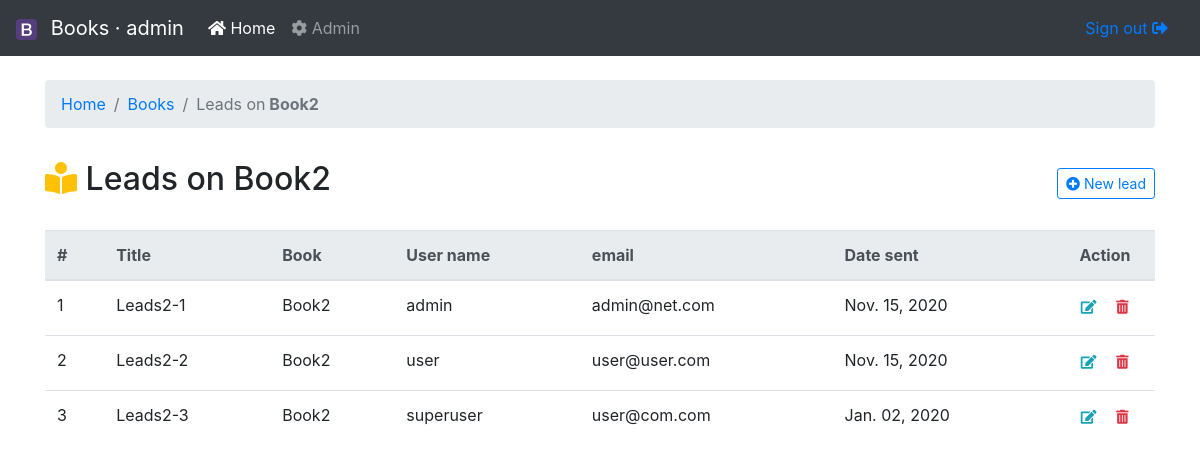
/book/15/leads/ (signed in), run on the app's committed database.
### books/models.py (models this page shows, shortened)
class Book(models.Model):
    HARDCOVER = 1
    PAPERBACK = 2
    EBOOK = 3
    BOOK_TYPES = (
        (HARDCOVER, 'Hardcover'),
        (PAPERBACK, 'Paperback'),
        (EBOOK, 'E-book'),
    )
    title = models.CharField(max_length=50, verbose_name='Title')
    publication_date = models.DateField(null=True, verbose_name='Publicate on')
    price = models.DecimalField(max_digits=5, decimal_places=2, verbose_name='Price, €')
    pages = models.IntegerField(blank=True, null=True, verbose_name='Pages')
    book_type = models.PositiveSmallIntegerField(choices=BOOK_TYPES, verbose_name='Book type')
    def __str__(self):
        return self.title
    class Meta:
        verbose_name = 'Book'
        verbose_name_plural = 'Books'

class Lead(models.Model):
    book = models.ForeignKey(Book, on_delete=models.CASCADE, verbose_name='Book')
    slug = models.SlugField(max_length=255, verbose_name='Slug', unique=True)
    title = models.CharField(max_length=100, verbose_name='Title')
    username = models.CharField(max_length=90, verbose_name='User name')
    email = models.EmailField(verbose_name='email')
    date_sent = models.DateTimeField(blank=True, null=True, verbose_name='Date sent')
    class Meta:
        verbose_name = 'Lead'
        verbose_name_plural = 'Leads'
        ordering = ['-date_sent']

### books/views.py (the view)
# urls.py: path('book/<int:book>/leads/', leads_list, name='leads-list'),
@login_required
def leads_list(request, book):
    book_obj = get_object_or_404(Book, pk=book)
    title = "Leads on {}".format(book_obj)
    leads = book_obj.lead_set.all()
    context = {"title": title, "book": book_obj, "object_list": leads}
    return render(request, 'leads.html', context)

### books/templatetags/cms.py (called while the page is built)
@register.filter(name='object_verbose_name')
def get_object_verbose_name(object):
    if hasattr(object, 'model'):
        object = object.model
    return object._meta.verbose_name if object else ''

@register.filter(name='object_verbose_name_plural')
def get_object_verbose_name_plural(object):
    if hasattr(object, 'model'):
        object = object.model
    return object._meta.verbose_name_plural if object else ''

@register.simple_tag
def get_field_verbose_name(object, field):
    if hasattr(object, 'model'):
        object = object.model
    return object._meta.get_field(field).verbose_name if object else ''

### templates/leads.html (shortened to what this page needs)
{% extends 'layouts/base.html' %}
{% load cms %}
{% block content %}
<nav aria-label="breadcrumb">
  <ol class="breadcrumb">
    <li class="breadcrumb-item"><a href="{% url 'books:home' %}">Home</a></li>
    <li class="breadcrumb-item"><a href="{% url 'books:books-list' %}">{{ book|object_verbose_name_plural }}</a></li>
    <li class="breadcrumb-item active" aria-current="page">{{ object_list|object_verbose_name_plural }} on<strong>&nbsp;{{ book }}</strong></li>
  </ol>
</nav>
{% with object_list as leads %}
  <div class="d-flex justify-content-between flex-wrap flex-md-nowrap align-items-center pt-3 pb-2 mb-3">
      <h1 class="h2"><i class="fas fa-book-reader text-warning"></i> {{ title }}</i></h1>
      <div class="btn-toolbar mb-2 mb-md-0">
          <a class="btn btn-sm btn-outline-primary ajax-load-form" href="{% url 'books:lead-create' book.pk %}">
          <i class="fas fa-plus-circle"></i> New {{ leads|object_verbose_name|lower }}</a>
      </div>
  </div>
  <table class="table table-hover" id="table-ajax">
    <thead class="thead-light">
      <tr>
        <th>#</th>
        <th>{{ leads|field_verbose_name:'title' }}</th>
        <th>{{ leads|field_verbose_name:'book' }}</th>
        <th>{{ leads|field_verbose_name:'username' }}</th>
        <th>{{ leads|field_verbose_name:'email' }}</th>
        <th>{{ leads|field_verbose_name:'date_sent' }}</th>
        <th scope="col" class="crud-column">Action</th>
      </tr>
    </thead>
    <tbody>
      {% include 'leads_list.html' %}
    </tbody>
  </table>
{% endwith %}
{% endblock %}

### templates/layouts/navbar.html (shortened to what this page needs)
{% load static %}
<nav class="navbar navbar-expand-md navbar-dark bg-dark fixed-top">
  <a class="navbar-brand" href="{% if user.is_staff or user.is_superuser %}{% url 'admin:index' %}{% else %}{% url 'books:home' %}{% endif %}">
    <img src="{% static 'img/bootstrap-solid.svg' %}" withdh="21" height="21" alt="Logo" class="mr-2"> Books · {{ request.user }}</a>
  <div class="collapse navbar-collapse" id="navbarsExampleDefault">
    <ul class="navbar-nav mr-auto">
      <li class="nav-item active">
        <a class="nav-link" href="{% url 'books:home' %}"> <i class="fas fa-home"></i> Home <span class="sr-only">(current)</span></a>
      </li>
      <li class="nav-item">
        <a class="nav-link" href="{% url 'admin:index' %}"> <i class="fas fa-cog"></i> Admin</a>
      </li>
    </ul>
    <a class="nav-link" href="{% url 'accounts:logout' %}"> Sign out <i class="fas fa-sign-out-alt"></i></a>
  </div>
</nav>

### templates/leads_list.html
{% load cms %}
{% for lead in object_list %}
<tr>
    <td>{{ forloop.counter }}</td>
    <td>{{ lead.title }}</td>
    <td>{{ lead.book }}</td>
    <td>{{ lead.username }}</td>
    <td>{{ lead.email }}</td>
    <td>{{ lead.date_sent|date:'M. d, Y' }}</td>
    <td class="crud-column">
        <a href="{% url 'books:lead-update' lead.book.pk lead.slug %}"
            class="btn btn-outline-info btn-sm btn-circle btn-noborder ajax-load-form" title="Edit">
            <i class="fa fa-edit"></i></a>
        <a href="{% url 'books:lead-delete' lead.book.pk lead.slug %}"
            class="btn btn-outline-danger btn-sm btn-circle btn-noborder ajax-load-form" title="Delete">
            <i class="fa fa-trash-alt"></i></a>
    </td>
</tr>
{% empty %}
<tr>
    <td colspan="7" class="text-center bg-warning">No {{ object_list|object_verbose_name|lower }}</td>
</tr>
{% endfor %}

### static/css/main.css (style rules this page uses)
body { padding-top: 5rem; }
.btn-noborder { border: none; background-color: none; outline: none; box-shadow: none; }
.btn-circle { width: 30px; height: 30px; text-align: center; padding: 4px 8px; font-size: 14px; line-height: 1.428571429; border-radius: 15px; }
.crud-column { width: 100px; text-align: center; }

### data on the page
Book: title "Book2"
Lead: title "Leads2-1", book "Book2", username "admin", email "admin@net.com", date_sent "Nov. 15, 2020"
Lead: title "Leads2-2", book "Book2", username "user", email "user@user.com", date_sent "Nov. 15, 2020"
Lead: title "Leads2-3", book "Book2", username "superuser", email "user@com.com", date_sent "Jan. 02, 2020"

### other printed values
{{ request.user }} "admin"
{{ book|object_verbose_name_plural }} "Books"
{{ object_list|object_verbose_name_plural }} "Leads"
{{ title }} "Leads on Book2"
{{ leads|object_verbose_name|lower }} "lead"
{{ leads|field_verbose_name:'title' }} "Title"
{{ leads|field_verbose_name:'book' }} "Book"
{{ leads|field_verbose_name:'username' }} "User name"
{{ leads|field_verbose_name:'email' }} "email"
{{ leads|field_verbose_name:'date_sent' }} "Date sent"
